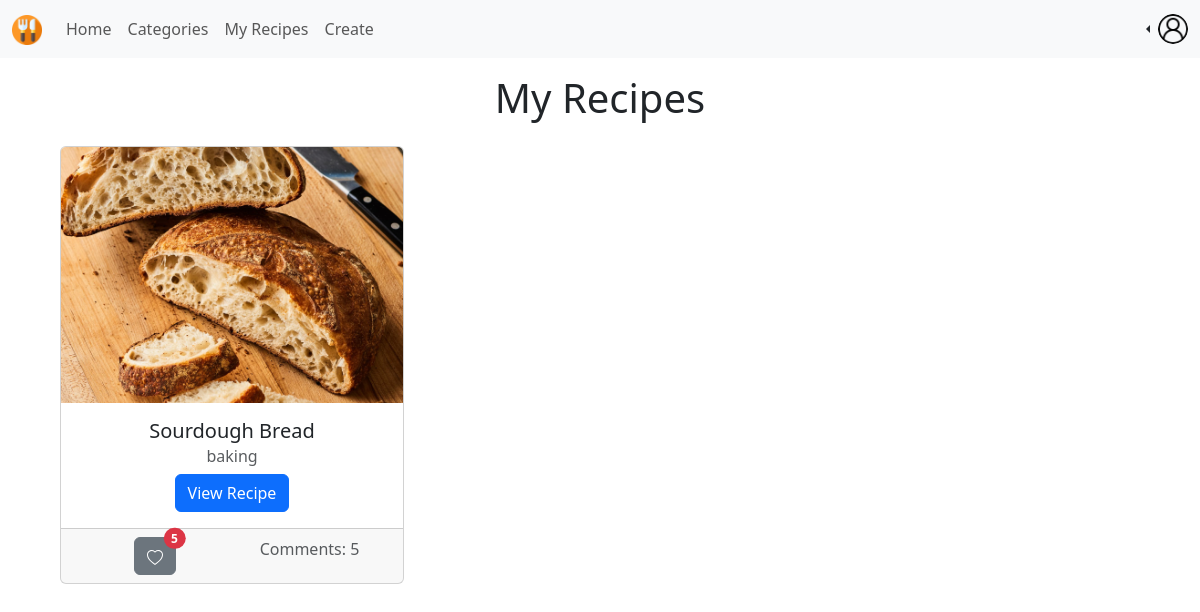
The app's page /recipies/my_recipes/1 (signed in), older data.
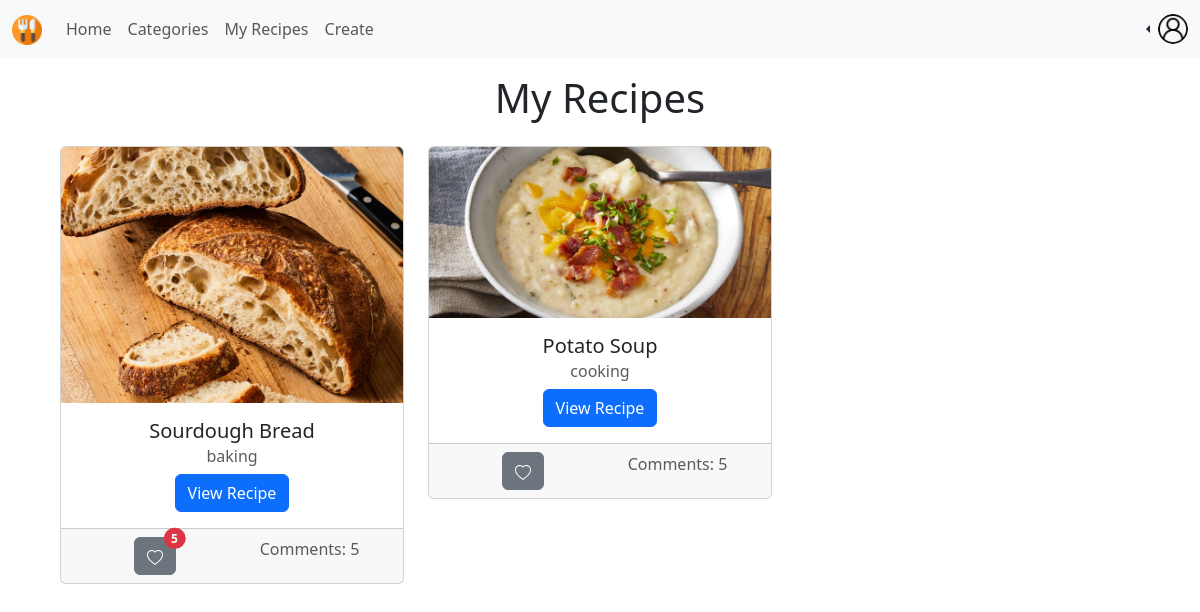
The same page, newer data.
### recipies/models.py (models this page shows, shortened)
class Recipe(models.Model):
  creator = models.ForeignKey(Profile, on_delete=models.CASCADE)
  created_timestamp = models.DateTimeField(default=datetime.now, blank=True)
  updated_timestamp = models.DateTimeField(default=datetime.now, blank=True)
  recipe_name = models.CharField(max_length=200)
  recipe_image = models.ImageField(upload_to='recipe_img', default="empty.jpg")
  oven_temp = models.IntegerField(null=True)
  serving_size = models.FloatField()
  recipe_category = models.CharField(max_length=50)
  recipe_tags = models.CharField(max_length=200)
  recipe_instructions = models.TextField()
  likes = models.IntegerField(default=0)

### recipies/views.py (the view)
# urls.py: path('my_recipes/<int:id>', views.recipe_list_view, name='my_recipes'),
@login_required
def recipe_list_view(request, id):
  profile = Profile.objects.get(user=User.objects.get(id=id))
  recipes = Recipe.objects.filter(creator=profile)
  return render(request, 'recipes/my_recipes.html', {'recipes': recipes, 'profile': profile})

### recipies/templates/recipes/my_recipes.html (shortened to what this page needs)
{% extends 'socialMedia/baseNav.html' %}
{% block body %}
  <h1 class="text-center py-3">My Recipes</h1>
  <div class="mx-5 row row-cols-3 g-4">
    {% for recipe in recipes %}
      <div class="col">
        <div class="card text-center">
          <img src="{{ recipe.recipe_image.url }}" style="overflow: hidden;" class="card-img-top" alt="...">
          <div class="card-body">
            <h5 class="card-title">{{ recipe.recipe_name }}</h5>
            <h6 class="card-subtitle mb-2 text-muted">{{ recipe.recipe_category }}</h6>
            <a href="{% url 'recipies:recipe_detail' recipe.id %}" class="btn btn-primary">View Recipe</a>
          </div>
          <div class="card-footer text-muted d-flex">
            <div class="col">
              <button type="button" class="btn btn-secondary position-relative">
                {% if recipe.likes != 0 %}
                <span class="position-absolute top-0 start-100 translate-middle badge rounded-pill bg-danger">
                    {{recipe.likes}}
                </span>
                {% endif %}
              </button>
            </div>
            <div class="col">
              Comments: 5
            </div>
          </div>
        </div>
      </div>
    {% endfor %}
  </div>
{% endblock %}

Row changes from the older to the newer data that the page shows:
added Recipe: recipe_image (picture), recipe_name "Potato Soup", recipe_category "cooking"
